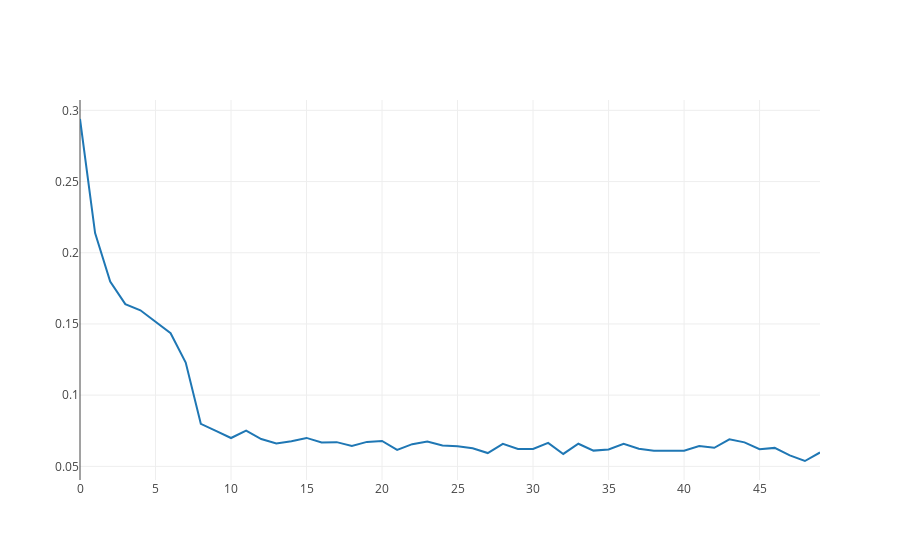

Notebook cell for this chart:
### Code cell
# Gráfico del error MAE
history_error_btc = go.Scatter(x=model_btc_history.epoch, y=model_btc_history.history['loss'])
py.iplot([history_error_btc])
